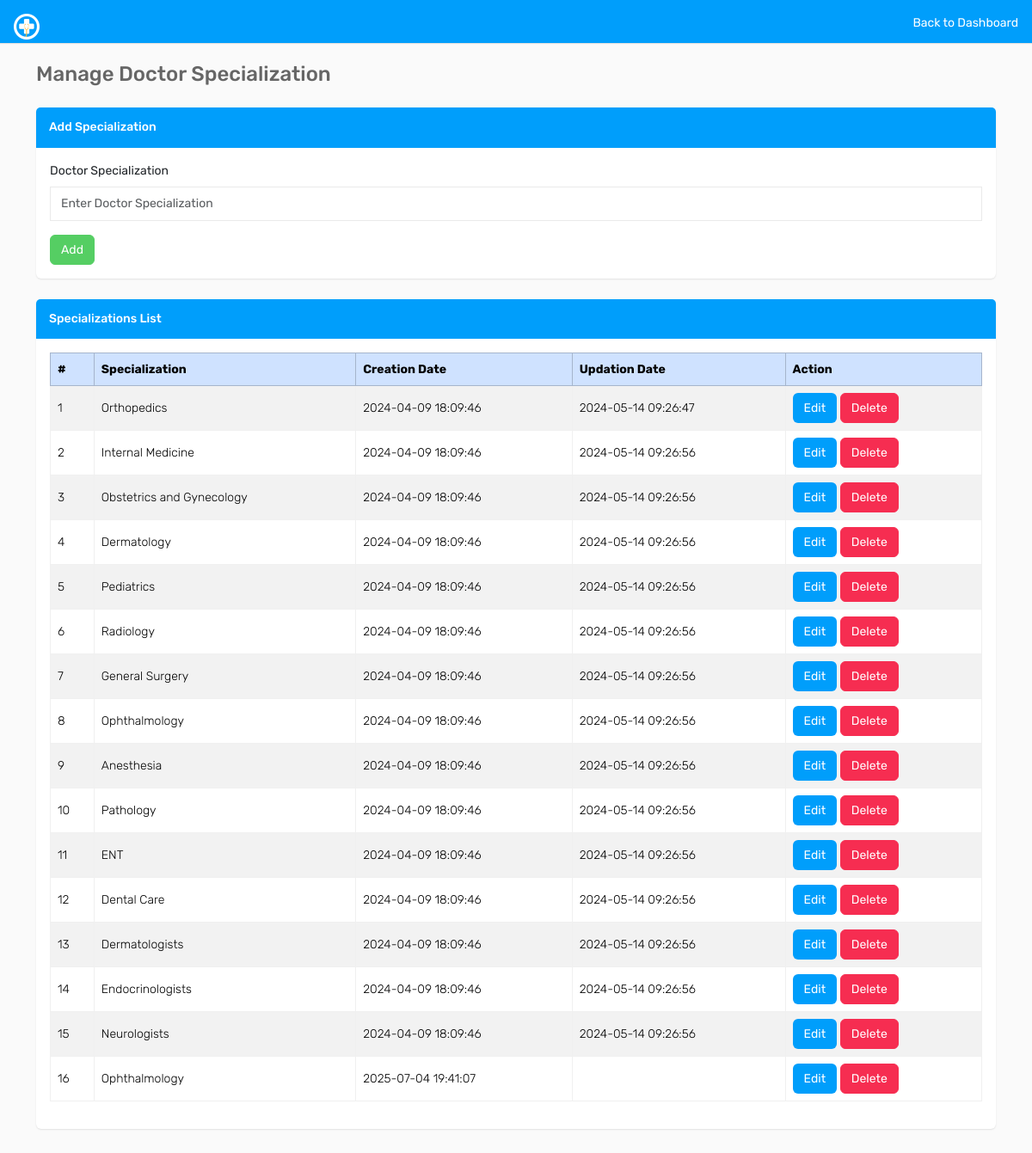
Page /admin/doctors/doctor-specialization.php (signed in) on the committed database.
### tables this page shows
CREATE TABLE `doctorspecilization` (
  `id` int(11) NOT NULL,
  `specilization` varchar(255) DEFAULT NULL,
  `creationDate` timestamp NULL DEFAULT current_timestamp(),
  `updationDate` timestamp NULL DEFAULT NULL ON UPDATE current_timestamp()
);

### admin/doctors/doctor-specialization.php (the view, shortened to what this page needs)
<?php
include('../includes/config.php');
?>
<!DOCTYPE html>
<html lang="en">
<head>
    <link rel="stylesheet" href="https://cdn.jsdelivr.net/npm/bootstrap@5.3.3/dist/css/bootstrap.min.css">
    <link rel="stylesheet" href="../assets/css/font-awesome.min.css">
    <link rel="stylesheet" href="../assets/css/style.css">
</head>
<body>
    <div class="header bg-primary mb-4 p-3 d-flex justify-content-between">
        <a href="../dashboard.php" class="text-white text-decoration-none">
            <img src="../assets/images/logo.png" width="30" height="30" alt="CARE">
        </a>
        <a href="../dashboard.php" class="text-white text-decoration-none">Back to Dashboard</a>
    </div>
    <div class="container py-4">
        <h3 class="mt-5 mb-4">Manage Doctor Specialization</h3>
        <div class="card mb-4">
            <div class="card-header bg-primary text-white">
                <h5 class="mb-0">Add Specialization</h5>
            </div>
            <div class="card-body">
                <form method="POST">
                    <div class="mb-3">
                        <label class="form-label">Doctor Specialization</label>
                        <input type="text" name="doctorspecilization" class="form-control"
                            placeholder="Enter Doctor Specialization" required>
                    </div>
                    <button type="submit" name="submit" class="btn btn-success">Add</button>
                </form>
            </div>
        </div>
        <div class="card">
            <div class="card-header bg-primary text-white">
                <h5 class="mb-0">Specializations List</h5>
            </div>
            <div class="card-body">
                <div class="table-responsive">
                    <table class="table table-bordered table-striped">
                        <thead class="table-primary">
                            <tr>
                                <th>#</th>
                                <th>Specialization</th>
                                <th>Creation Date</th>
                                <th>Updation Date</th>
                                <th>Action</th>
                            </tr>
                        </thead>
                        <tbody>
                            <?php
                            $sql = mysqli_query($con, "SELECT * FROM doctorspecilization");
                            $cnt = 1;
                            while ($row = mysqli_fetch_array($sql)) {
                                ?>
                                <tr>
                                    <td><?php echo $cnt; ?></td>
                                    <td><?php echo htmlentities($row['specilization']); ?></td>
                                    <td><?php echo htmlentities($row['creationDate']); ?></td>
                                    <td><?php echo htmlentities($row['updationDate'] ?? ''); ?></td>
                                    <td>
                                        <a href="edit-doctor-specialization.php?id=<?php echo $row['id']; ?>"
                                            class="btn btn-primary">Edit</a>
                                        <a href="doctor-specialization.php?id=<?php echo $row['id']; ?>&del=delete"
                                            onclick="return confirm('Are you sure?')" class="btn btn-danger">Delete</a>
                                    </td>
                                </tr>
                                <?php $cnt++;
                            } ?>
                        </tbody>
                    </table>
                </div>
            </div>
        </div>
    </div>
</body>
</html>

### admin/doctors/doctor-specialization.php (style rules this page uses)
.table td, .table th { vertical-align: middle; }

### rows in the picture
doctorspecilization: specilization "Orthopedics", creationDate "2024-04-09 18:09:46", updationDate "2024-05-14 09:26:47"
doctorspecilization: specilization "Internal Medicine", creationDate "2024-04-09 18:09:46", updationDate "2024-05-14 09:26:56"
doctorspecilization: specilization "Obstetrics and Gynecology", creationDate "2024-04-09 18:09:46", updationDate "2024-05-14 09:26:56"
doctorspecilization: specilization "Dermatology", creationDate "2024-04-09 18:09:46", updationDate "2024-05-14 09:26:56"
doctorspecilization: specilization "Pediatrics", creationDate "2024-04-09 18:09:46", updationDate "2024-05-14 09:26:56"
doctorspecilization: specilization "Radiology", creationDate "2024-04-09 18:09:46", updationDate "2024-05-14 09:26:56"
doctorspecilization: specilization "General Surgery", creationDate "2024-04-09 18:09:46", updationDate "2024-05-14 09:26:56"
doctorspecilization: specilization "Ophthalmology", creationDate "2024-04-09 18:09:46", updationDate "2024-05-14 09:26:56"
doctorspecilization: specilization "Anesthesia", creationDate "2024-04-09 18:09:46", updationDate "2024-05-14 09:26:56"
doctorspecilization: specilization "Pathology", creationDate "2024-04-09 18:09:46", updationDate "2024-05-14 09:26:56"
doctorspecilization: specilization "ENT", creationDate "2024-04-09 18:09:46", updationDate "2024-05-14 09:26:56"
doctorspecilization: specilization "Dental Care", creationDate "2024-04-09 18:09:46", updationDate "2024-05-14 09:26:56"
doctorspecilization: specilization "Dermatologists", creationDate "2024-04-09 18:09:46", updationDate "2024-05-14 09:26:56"
doctorspecilization: specilization "Endocrinologists", creationDate "2024-04-09 18:09:46", updationDate "2024-05-14 09:26:56"
doctorspecilization: specilization "Neurologists", creationDate "2024-04-09 18:09:46", updationDate "2024-05-14 09:26:56"
doctorspecilization: specilization "Ophthalmology", creationDate "2025-07-04 19:41:07"
